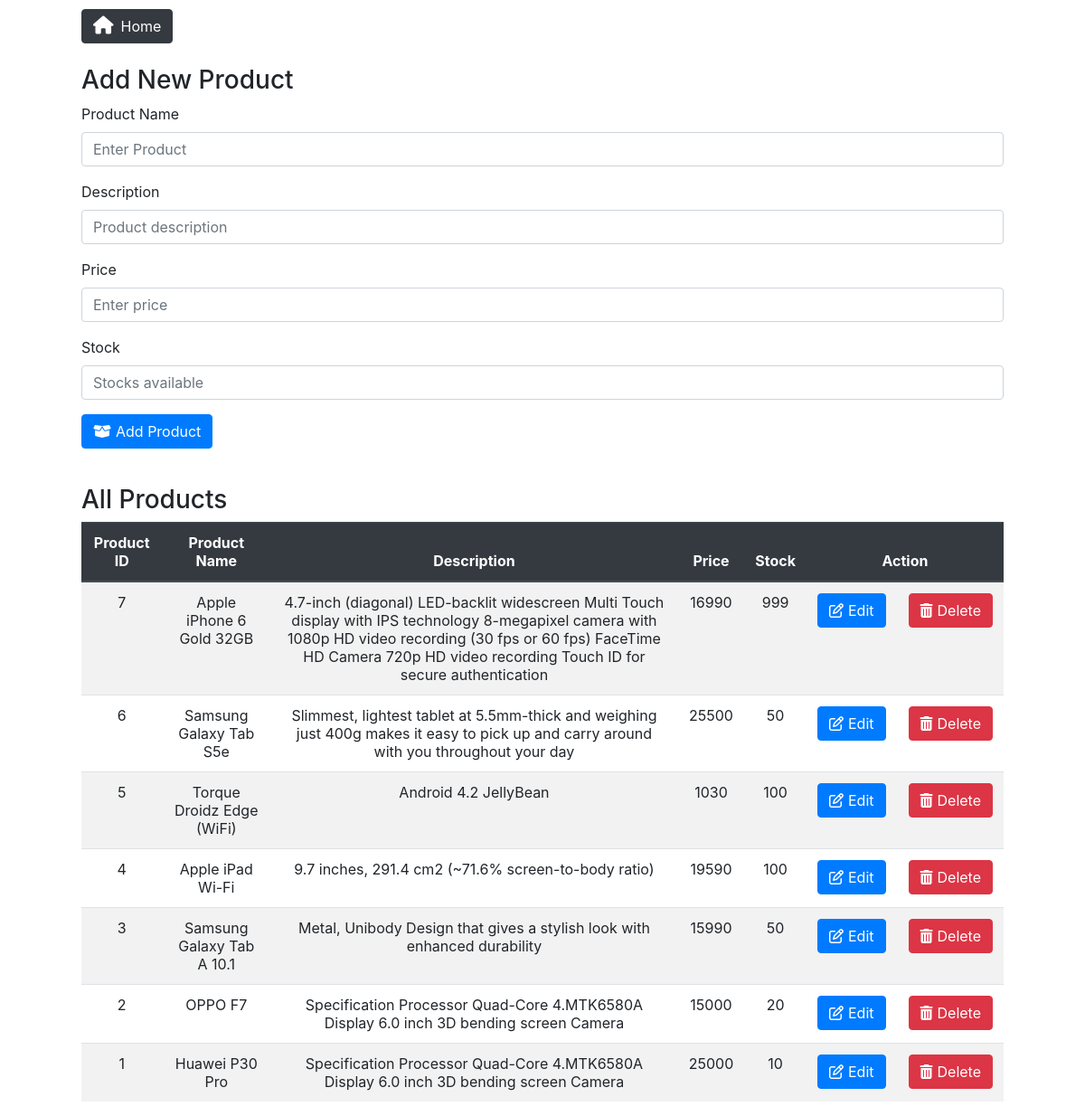
The app's page /mysql_test/products.php with its own data.
### tables this page shows
CREATE TABLE `products` (
  `pId` int(11) NOT NULL,
  `pName` varchar(255) NOT NULL,
  `pDesc` varchar(255) NOT NULL,
  `pPrice` float NOT NULL,
  `pStock` int(11) NOT NULL
);

### mysql_test/products.php (the view, shortened to what this page needs)
<html>
<head>
	<link rel="stylesheet" href="https://stackpath.bootstrapcdn.com/bootstrap/4.3.1/css/bootstrap.min.css">
	<link rel="stylesheet" type="text/css" href="assets/style.css">
</head>
<body>
<?php
include_once("config.php");
$result = $dbConn->query("SELECT * FROM products order by pId DESC");
?>
	<a href="index.php"><button type="button" class="btn btn-dark"><i class='fas fa-home'></i>Home</button></a>
	<br/><br/>
	<h3>Add New Product</h3>
	<form action="addproducts.php" method="post" name="form">
		<div class="form-group">
			<label for="pname">Product Name</label>
			<input type="text" class="form-control" id="pname" placeholder="Enter Product" name="pname">
		</div>
		<div class="form-group">
			<label for="pdesc">Description</label>
			<input type="text" class="form-control" id="pdesc" placeholder="Product description" name="pdesc">
		</div>
		<div class="form-group">
			<label for="pPrice">Price</label>
			<input type="text" class="form-control" id="pPrice" placeholder="Enter price" name="pPrice">
		</div>
		<div class="form-group">
			<label for="pStock">Stock</label>
			<input type="text" class="form-control" id="pStock" placeholder="Stocks available" name="pStock">
		</div>
		<button type="submit" class="btn btn-primary" name="Submit"><i class='fas fa-box-open'></i>Add Product</button>
	</form>
	<br>
	<h3>All Products</h3>
	<table class="table table-striped">
	<thead class="thead-dark">
		<tr>
        <th>Product ID</th>
		<th>Product Name</th>
		<th>Description</th>
		<th>Price</th>
        <th>Stock</th>
		<th scope="col">Action</th>
		</tr>
	</thead>
	<tbody>
		<?php
			while($row = $result->fetch(PDO::FETCH_ASSOC)) {
				echo "<tr>";
				echo "<td>".$row['pId']."</td>";
				echo "<td>".$row['pName']."</td>";
				echo "<td>".$row['pDesc']."</td>";
				echo "<td>".$row['pPrice']."</td>";
				echo "<td>".$row['pStock']."</td>";
				echo "<td class=\"noBreak\"><button type=\"button\" class=\"btn btn-primary\" data-target=\"#id$row[pId]\" data-toggle=\"modal\"><i class='far fa-edit'></i>Edit</button><button type=\"button\" class=\"btn btn-danger\" data-target=\"#del$row[pId]\" data-toggle=\"modal\"><i class='fas fa-trash-alt'></i>Delete</button></td>";
			}
		?>
	</tbody>
</body>
</html>

### mysql_test/assets/style.css (style rules this page uses)
body { width: 85%; margin: auto; }
.btn-primary { margin-right: 25px; color: white; }
.btn-dark { margin-top: 10px !important; margin-right: 20px; }
.fa-home { font-size: 20px; margin-right: 8px; }
.fa-trash-alt, .fa-edit, .fa-user, .fa-box-open, .fa-cart-plus, .fa-dollar-sign, .fa-arrow-circle-left { margin-right: 5px; }
.noBreak { white-space: nowrap; }
a:link, a:visited { color: white; text-decoration: none; }
th, .table td { text-align: center; }

### records on screen
products: pId "7", pName "Apple iPhone 6 Gold 32GB", pDesc "4.7-inch (diagonal) LED-backlit widescreen Multi Touch display with IPS technology 8-megapixel camera with 1080p HD video recording (30 fps or 60 fps) FaceTime HD Camera 720p HD video recording Touch ID for secure authentication", pPrice "16990", pStock "999"
products: pId "6", pName "Samsung Galaxy Tab S5e", pDesc "Slimmest, lightest tablet at 5.5mm-thick and weighing just 400g makes it easy to pick up and carry around with you throughout your day", pPrice "25500", pStock "50"
products: pId "5", pName "Torque Droidz Edge (WiFi)", pDesc "Android 4.2 JellyBean", pPrice "1030", pStock "100"
products: pId "4", pName "Apple iPad Wi-Fi", pDesc "9.7 inches, 291.4 cm2 (~71.6% screen-to-body ratio)", pPrice "19590", pStock "100"
products: pId "3", pName "Samsung Galaxy Tab A 10.1", pDesc "Metal, Unibody Design that gives a stylish look with enhanced durability", pPrice "15990", pStock "50"
products: pId "2", pName "OPPO F7", pDesc "Specification Processor Quad-Core 4.MTK6580A Display 6.0 inch 3D bending screen Camera", pPrice "15000", pStock "20"
products: pId "1", pName "Huawei P30 Pro", pDesc "Specification Processor Quad-Core 4.MTK6580A Display 6.0 inch 3D bending screen Camera", pPrice "25000", pStock "10"
